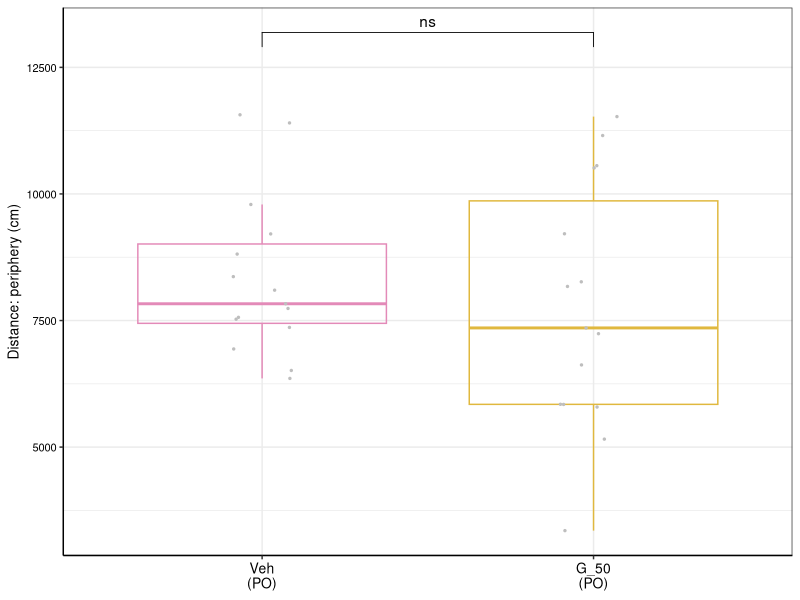
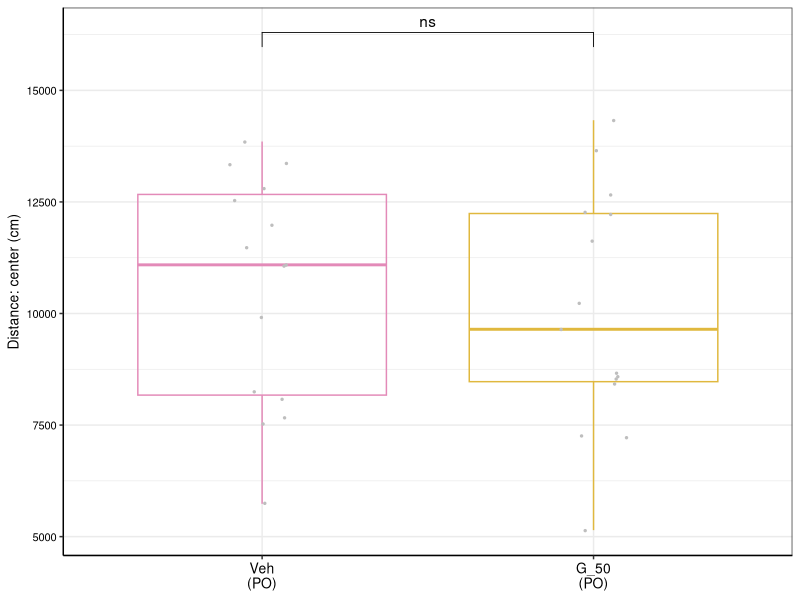
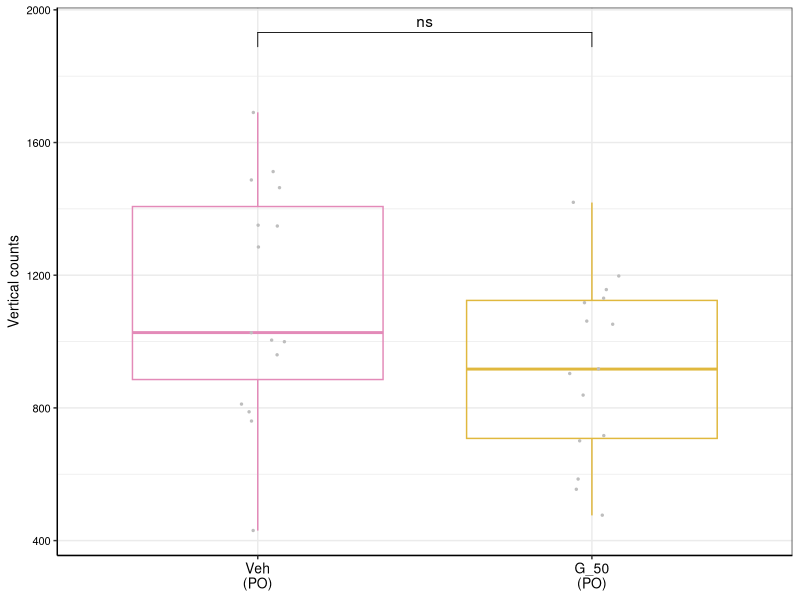
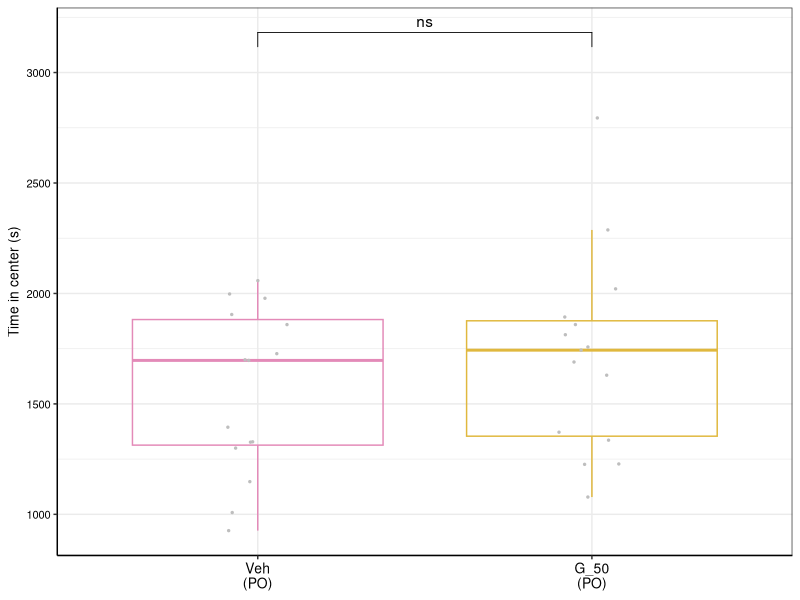
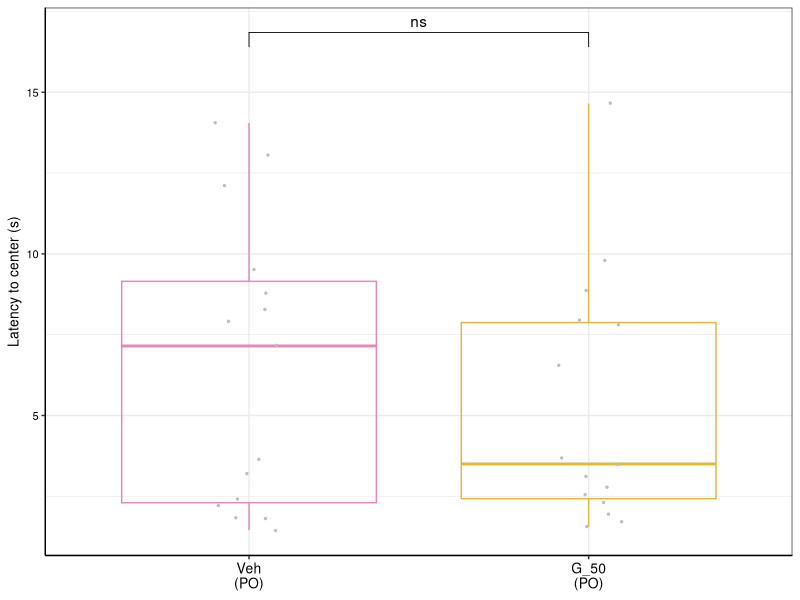

The R source for these figures, in order:
## ---- chunk 1
library(dplyr)
library(ggplot2)
library(readxl)
library(ggpubr)
## ---- chunk 2
ac_data <- read_excel("Female cohort - PO/Data to plot - female cohort.xlsx", sheet = "AC")
ac_data$`Mouse Group` <- ifelse(ac_data$`Mouse Group` == 'Veh (PO)', 'Veh\n(PO)', 'G_50\n(PO)')
ac_data$`Mouse Group` <- factor(ac_data$`Mouse Group`,
                                levels = c('Veh\n(PO)',
                                           'G_50\n(PO)'))
## ---- chunk 3
plotting_func <- function(df, variable, ylab,
                          fname, wid = 1.75, ht = 1.5) {
  df <- dplyr::filter(df, Measure == variable)
  ggplot(df, aes(x=`Mouse Group`, y=Value)) +
    geom_boxplot(aes(color = `Mouse Group`), fill = NA, outlier.shape = NA, linewidth = 0.5) +
    geom_point(color = "grey", position = position_jitter(width = 0.1), size = 0.5) +
    scale_color_manual(values = c("Veh\n(PO)" = "#E38AB8", "G_50\n(PO)" = "#E0B83E")) +
    stat_compare_means( method = "t.test", label = "p.signif", comparisons = list(c("Veh\n(PO)", "G_50\n(PO)")), hide.ns = FALSE) +
    theme_bw() +
    theme(legend.position = "none",
      axis.line = element_line(color='black'),
      axis.text.y = element_text(size = 8, color = 'black'),
      axis.text.x = element_text(size = 10, color = 'black'),
      axis.title.y = element_text(size = 10, color = 'black'),
      axis.title.x = element_blank()) +
    labs(y = ylab) + expand_limits(y = max(df$Value) * 1.1)
  
  ggsave(fname, width = wid, height = ht)
}
## ---- chunk 4
# "Total distance moved (periphery)"
plotting_func(ac_data, "Total distance moved (periphery)",
              "Distance: periphery (cm)", "Female cohort - PO/ac_tot_dist_moved_periphery.pdf")

# "Total distance moved (center)"
plotting_func(ac_data, "Total distance moved (center)",
              "Distance: center (cm)", "Female cohort - PO/ac_tot_dist_moved_center.pdf")

# "Total vertical counts (periphery + center)"
plotting_func(ac_data, "Total vertical counts (periphery + center)",
              "Vertical counts", "Female cohort - PO/ac_tot_vert_counts_periphery_and_center.pdf")

# "Total time in center"
plotting_func(ac_data, "Total time in center",
              "Time in center (s)", "Female cohort - PO/ac_tot_time_in_center.pdf")

# "Latency to center"
plotting_func(ac_data, "Latency to center",
              "Latency to center (s)", "Female cohort - PO/ac_latency_to_center.pdf")
## ---- chunk 5
stat_calculator <- function(measure) {
  filtered <- dplyr::filter(ac_data, Measure == measure)
  return(t.test(dplyr::filter(filtered, `Mouse Group` == 'Veh\n(PO)')$Value,
       dplyr::filter(filtered, `Mouse Group` == 'G_50\n(PO)')$Value))
}

for (meas in unique(ac_data$Measure)) {
  print(meas)
  print(stat_calculator(meas))
}
